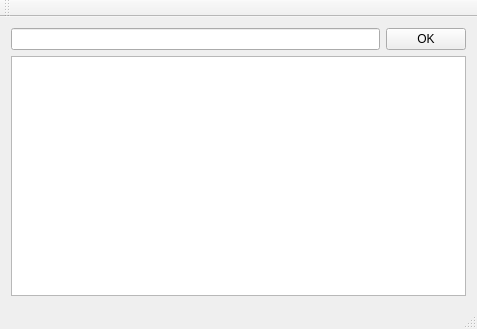
<?xml version="1.0" encoding="UTF-8"?>
<ui version="4.0">
 <class>Test3_3AClass</class>
 <widget class="QMainWindow" name="Test3_3AClass">
  <property name="geometry">
   <rect>
    <x>0</x>
    <y>0</y>
    <width>477</width>
    <height>329</height>
   </rect>
  </property>
  <property name="windowTitle">
   <string>Test3_3A</string>
  </property>
  <widget class="QWidget" name="centralWidget">
   <layout class="QVBoxLayout" name="verticalLayout">
    <item>
     <layout class="QHBoxLayout" name="horizontalLayout">
      <item>
       <widget class="QLineEdit" name="lineEdit"/>
      </item>
      <item>
       <widget class="QPushButton" name="pushButton">
        <property name="text">
         <string>OK</string>
        </property>
       </widget>
      </item>
     </layout>
    </item>
    <item>
     <widget class="QPlainTextEdit" name="plainTextEdit"/>
    </item>
   </layout>
  </widget>
  <widget class="QMenuBar" name="menuBar">
   <property name="geometry">
    <rect>
     <x>0</x>
     <y>0</y>
     <width>477</width>
     <height>21</height>
    </rect>
   </property>
  </widget>
  <widget class="QToolBar" name="mainToolBar">
   <attribute name="toolBarArea">
    <enum>TopToolBarArea</enum>
   </attribute>
   <attribute name="toolBarBreak">
    <bool>false</bool>
   </attribute>
  </widget>
  <widget class="QStatusBar" name="statusBar"/>
 </widget>
 <layoutdefault spacing="6" margin="11"/>
 <resources>
  <include location="test3_3a.qrc"/>
 </resources>
 <connections/>
</ui>
